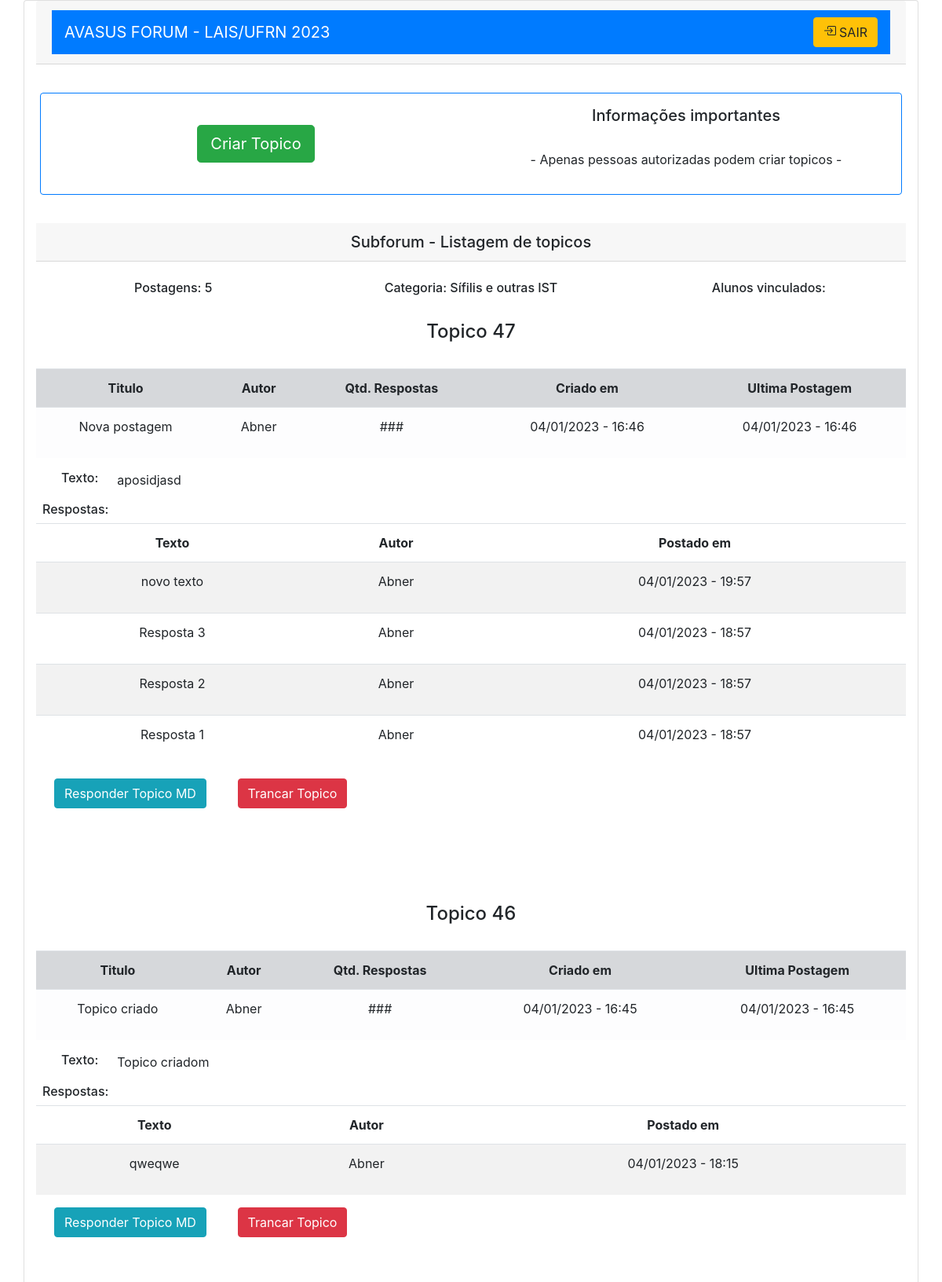
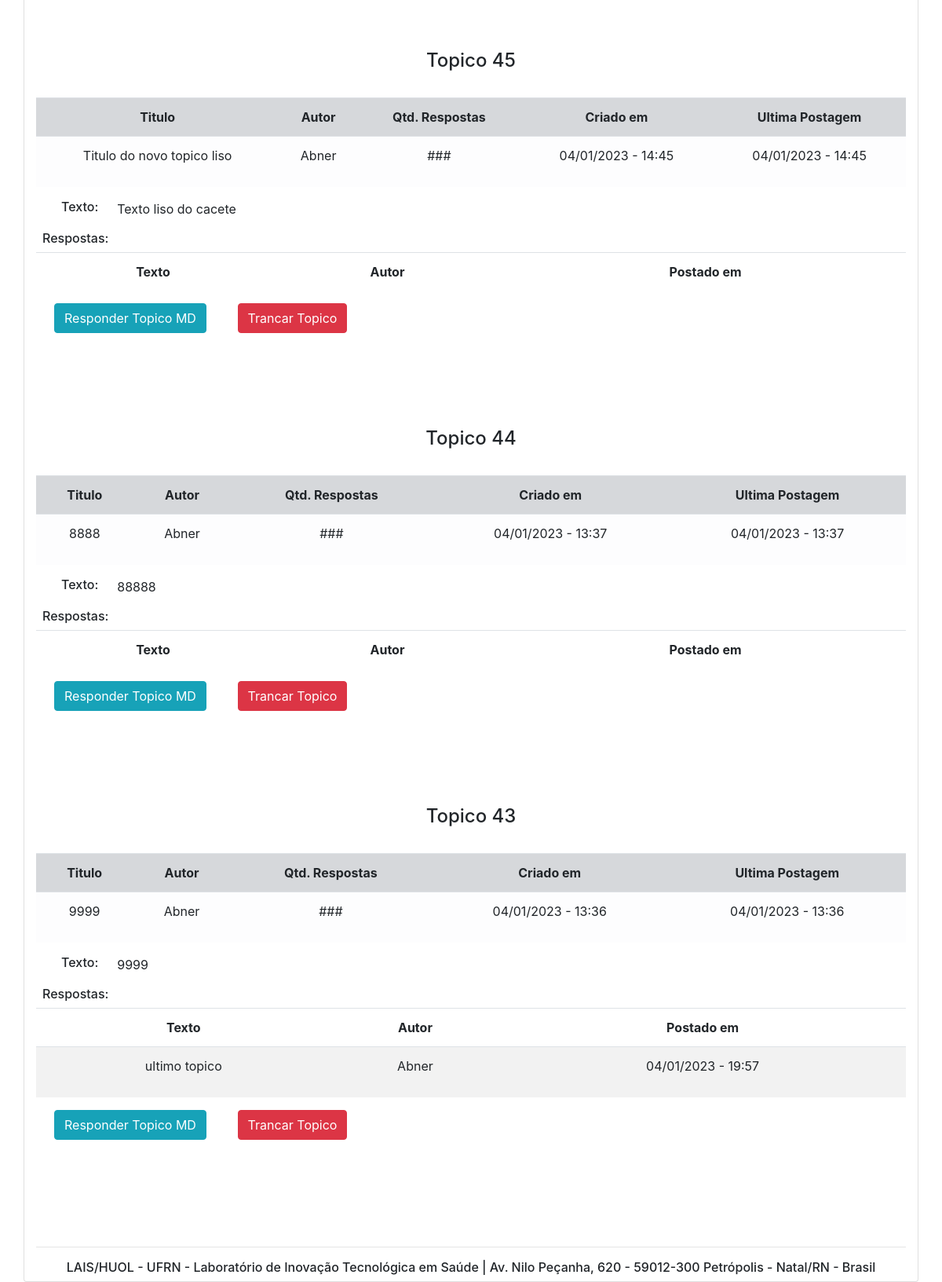
Before: /1 (signed in) with the older database file (2 pictures, top to bottom).
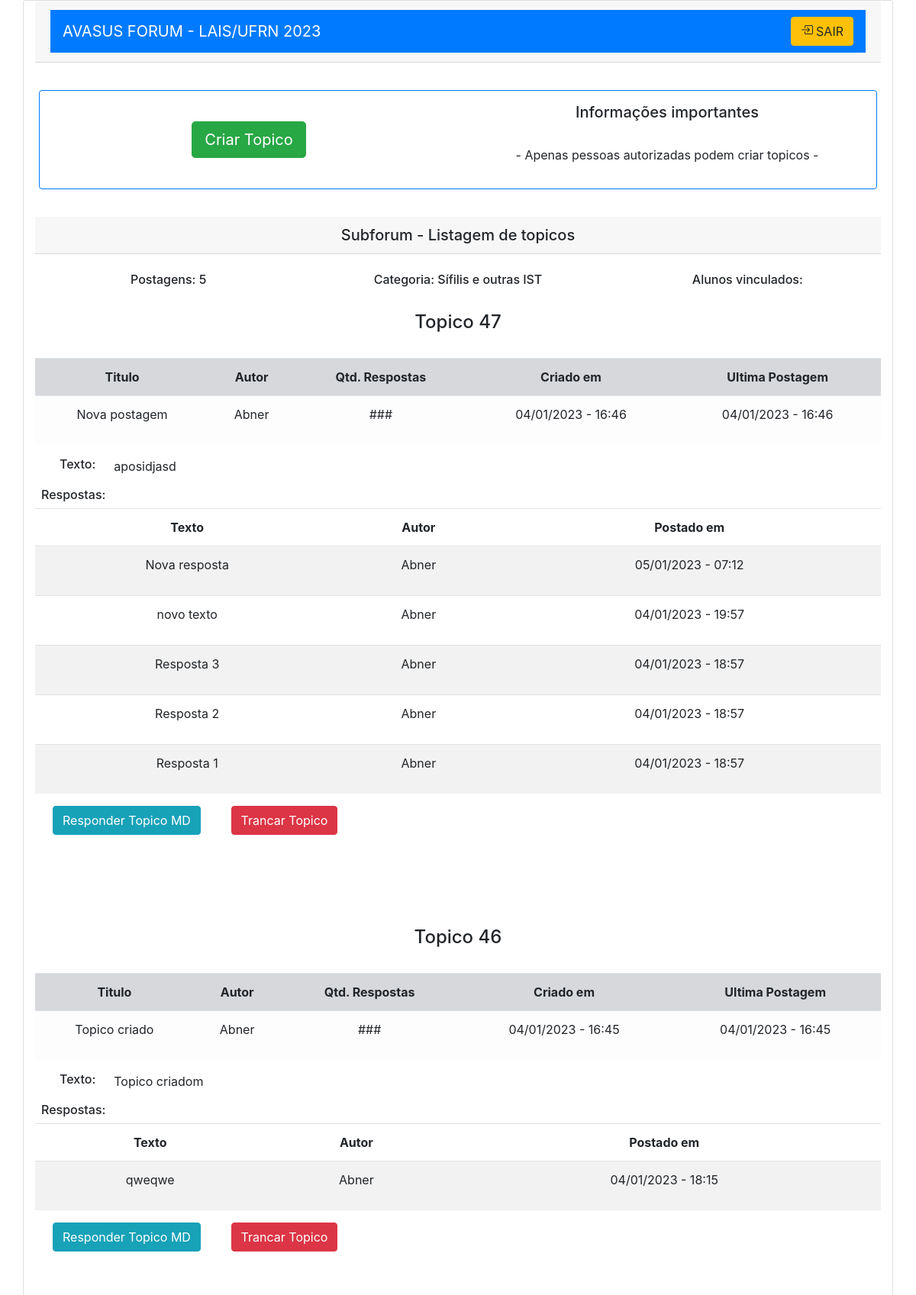
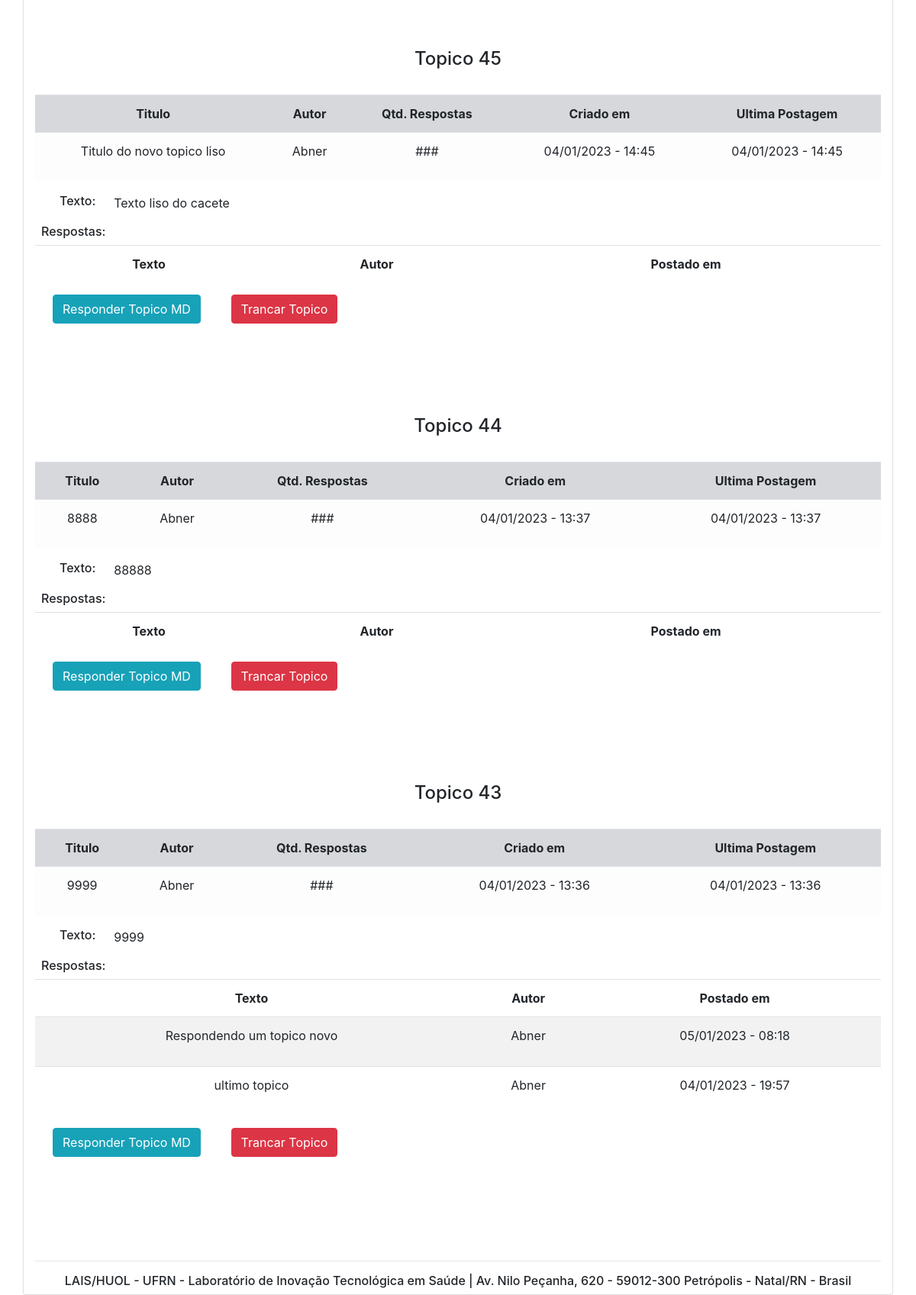
After: the same page with the newer database file (2 pictures, top to bottom).
### forum/models.py (models this page shows, shortened)
class Categoria(models.Model):
    id = models.IntegerField(primary_key=True)
    nome = models.CharField(max_length=45, default=" ")

class Topico(models.Model):
    cod_topico = models.AutoField(primary_key=True)
    cod_subforum = models.ForeignKey(Subforum, on_delete=models.CASCADE)
    autor = models.ForeignKey(CustomUser, on_delete=models.CASCADE)
    nome_autor = models.CharField(max_length=50, default=' ')
    titulo = models.CharField(max_length=120, default=' ')
    descricao = models.CharField(max_length=512, default=' ')
    data_criacao = models.DateTimeField(default=timezone.now)
    ESTADO = (
        ("ATV", "Ativado"),
        ("TRC", "Trancado"),
    )
    estado = models.CharField(choices=ESTADO, max_length=4, default='ATV')

class Resposta(models.Model):
    cod_topico = models.ForeignKey(Topico, on_delete=models.CASCADE)
    autor = models.ForeignKey(CustomUser, on_delete=models.CASCADE)
    nome_autor = models.CharField(max_length=50, default=' ')
    nome_social = models.CharField(max_length=50, default=' ')
    texto = models.CharField(max_length=512, default=' ')
    data_criacao = models.DateTimeField(default=timezone.now)

### forum/views.py (the view, shortened to what this page needs)
# urls.py: re_path(r'^(?P<cod_subforum>\d+)', post_subforum, name='subforum' )
def post_subforum(request, cod_subforum):
    if request.user.is_authenticated == True:
        topicos = Topico.objects.filter(cod_subforum=cod_subforum).values_list('cod_topico', 'nome_autor', 'titulo', 'descricao', 'data_criacao', 'estado').order_by('-data_criacao')
        cod_categoria = Subforum.objects.filter(cod_subforum=cod_subforum).values_list('cat_subforum')
        categoria = Categoria.objects.filter(id=cod_categoria[0][0]).values_list('nome')
        total_postagens = len(topicos)
        respostas = Resposta.objects.values_list('cod_topico', 'autor', 'nome_autor', 'texto', 'data_criacao').order_by('-data_criacao')
        context = {
            'cod_subforum': cod_subforum,
            'topicos' : topicos,
            'categoria': categoria[0][0],
            'total_postagens' : total_postagens,
            'respostas' : respostas,
            }
        return render(request, "subforum.html", context)

### forum/templates/subforum.html (shortened to what this page needs)
<!DOCTYPE html>
<html lang="pt-br">
  <head>
    <link
    href="//maxcdn.bootstrapcdn.com/bootstrap/4.0.0/css/bootstrap.min.css"
    rel="stylesheet"
    id="bootstrap-css"
  />
  <link rel="stylesheet" href="https://cdn.jsdelivr.net/npm/bootstrap-icons@1.8.1/font/bootstrap-icons.css">
  </head>
  <body>
      <div class="text-center text-lg-start ">
        <form action="" method="POST">
          <div class="card container ">
            <div class="card-header">
              <nav class="navbar navbar-dark bg-primary">
                <a class="navbar-brand" href="#">AVASUS FORUM - LAIS/UFRN 2023 </a>
                <form class="form-inline my-2 my-lg-0">
                  <a href="{% url 'logout' %}" class=" btn btn-warning ">
                    SAIR</a>
                </form>
              </nav>
            </div>
            <div class="card-body ">
                <div class="row border border-primary rounded py-3 my-3">
                    <div class="col-sm  ">
      <br>
      <a href="#myModal" class="btn btn-success btn-lg"  data-toggle="modal">Criar Topico</a>
            </form>
            </div>
                      <br>
                    <div class="col-sm">
                      <p class="h5"> Informações importantes </p><br>
                      <p>- Apenas pessoas autorizadas podem criar topicos -</p>
                    </div>
                <div class="card-header h5">
                    Subforum - Listagem de topicos
                  </div>
                  <br>
                  <div class="row">
                    <div class="col">
                        <h6>Postagens: {{total_postagens}} </h6>
                    </div>
                    <div class="col">
                        <h6>Categoria: {{categoria}}</h6>
                    </div>
                    <div class="col">
                        <h6>Alunos vinculados: </h6>
                    </div>
                  </div>
                  {% for cod_topico, autor, titulo, descricao, data_criacao, estado  in topicos %}
                  <br>
                  <h4>Topico {{cod_topico}}</h4>
                  <br>
                  <table class="table   table-hover">
                    <thead class="table-light" >
                      <tr>
                        <td class="table-secondary" ><b>Titulo </b></td>
                        <td class="table-secondary" ><b>Autor</b></td>
                        <td class="table-secondary" ><b>Qtd. Respostas</b></td>
                        <td class="table-secondary" ><b>Criado em</b></td>
                        <td class="table-secondary" ><b>Ultima Postagem</b></td>
                      </tr>
                    </thead>
                    <tbody>
                      <tr>
                      <td  class="table-light" >  {{titulo}} </td>
                      <td  class="table-light" >
                          <p> {{autor}}</p>
                      </td>
                      <td  class="table-light" >
                        <p> ### </p>
                    </td>
                      <td  class="table-light">
                          <p>{{data_criacao | date:"d/m/Y - H:i" }}</p>
                      </td>
                      <td  class="table-light">
                        <p>{{data_criacao | date:"d/m/Y - H:i" }}</p>
                      </td>
                      </tr>
                    </tbody>
                  </table>
                  <div class="row mx-2">
                    <h6 class="mx-4"> Texto:  </h6>
                    <p> {{descricao}}</p>
                  </div>
              <div class="row mx-2">
                <h6>Respostas: </h6>
              </div>
              <table class="table table-striped table-hover">
                <thead>
                  <tr>
                    <td><b>Texto </b></td>
                    <td><b>Autor</b></td>
                    <td><b>Postado em</b></td>
                  </tr>
                </thead>
                <tbody>
              {% for a, b , nome_autor_resp, texto_resp ,postado_em_resp in respostas %}
                {% if a ==  cod_topico %}
                     <tr>
                      <td >  {{texto_resp}} </td>
                      <td >
                          <p> {{nome_autor_resp}}</p>
                      </td>
                      <td  >
                        <p> {{postado_em_resp | date:"d/m/Y - H:i"}}</p>
                      </td>
                    </tr>
                {% endif %}
              {%endfor%}
            </tbody>
            </table>
            <div class="row mx-2">
                <div class="col-1">
                  <a href="#myModal{{cod_topico}}" class="btn btn-info"  data-toggle="modal">Responder Topico MD</a>
                </div>
                <div class="col-5">
                    <button  type="button" class="btn btn-danger" data-toggle="modal" data-target="#exampleModalCenter" {{bloquear}}>
                        Trancar Topico
                    </button>
                </div>
            </div>
            <br>
            <br>
            <br>
            <br>
            {% endfor %}
            <footer>
              <br>
              <hr>
              <p class="h6">LAIS/HUOL - UFRN - Laboratório de Inovação Tecnológica em Saúde | Av. Nilo Peçanha, 620 - 59012-300 Petrópolis - Natal/RN - Brasil </p>
              </footer>
  </body>
</html>

Changed rows visible on the page:
added Resposta: texto "Nova resposta", nome_autor "Abner", postado_em_resp "05/01/2023 - 07:12", shown under "47"
added Resposta: texto "Respondendo um topico novo", nome_autor "Abner", postado_em_resp "05/01/2023 - 08:18", shown under "43"
